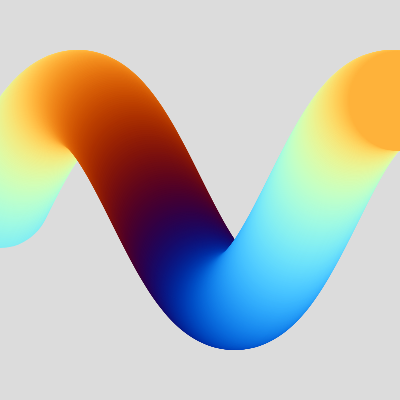
Frame 1 (no input)
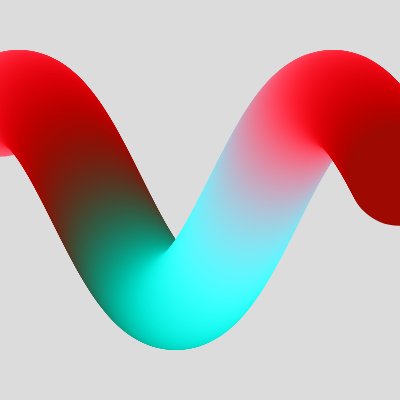
Frame 60 (no input)
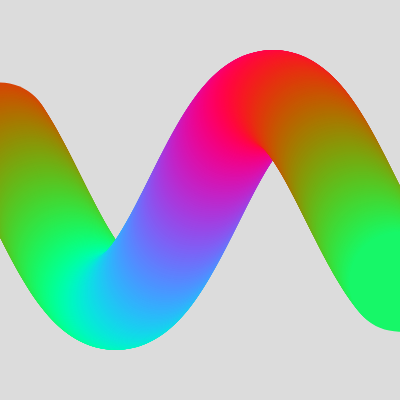
Frame 120 (the mouse pressed at the canvas centre since frame 60)

The p5.js sketch that drew these frames (run headless with seeded random() and noise() and a simulated clock; from frame 60 on, the mouse is pressed at the canvas centre):

// p5.js sketch
// ── sketch.js
function setup() {
  createCanvas(400, 400);
}

function draw() {
  background(220);
  let x = 0;
  let y = height / 2;
  let d = 100;

  
  for(let j = 0; j < height; j += 1){
    //circle(width / 2 + 100 * sin(j), height / 2 + 100 * cos(j),50);
    let x = j / 50 + frameCount / 50;
    let y = sin(x);
    //circle(x, y, d);
    let r = map(sin(x), -1, 1, 0, 255);
    let g = map(sin(x + 1+ frameCount / 50), -1, 1, 0, 255);
    let b = map(sin(x + 2), -1, 1, 0, 255);
    fill(r, g, b);
    noStroke();
    
    let circle_x = j;
    let circle_y = map(y, -1, 1, 300, 100);
    circle(circle_x, circle_y, d);
    
  }
}
